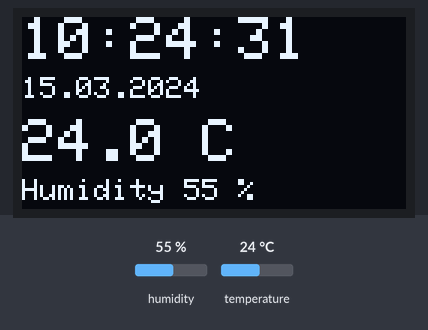
The program below on a simulated ESP32-C3. On the bench: 128×64 one-colour display. The test bench sets the inputs (shaded band); at power-on: humidity 55 %, temperature 24 °C. WiFi joins after 1.5 s; servers stay silent unless stated; the local clock reads 2024-03-15 10:24:30 at power-on unless the program sets it.

Above: at 2.7 s.
2.8 s: humidity set to 22 %
At 4.7 s:
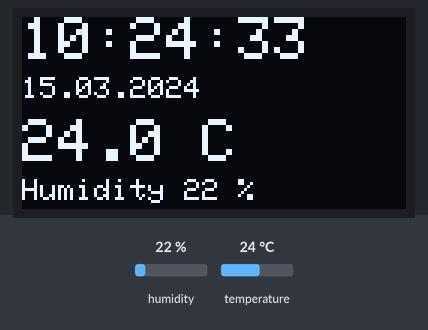
6.4 s: temperature set to 12 °C
At 8.0 s:
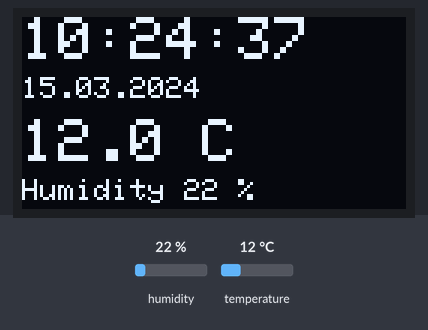
9.7 s: humidity set to 40 %
At 11.2 s:
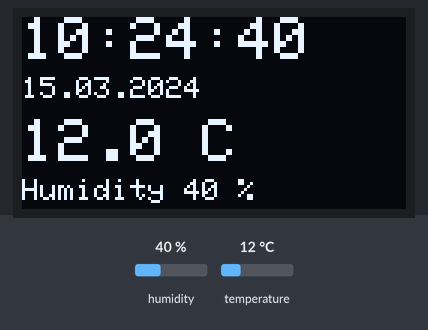
13.1 s: temperature set to 19 °C
At 14.4 s:
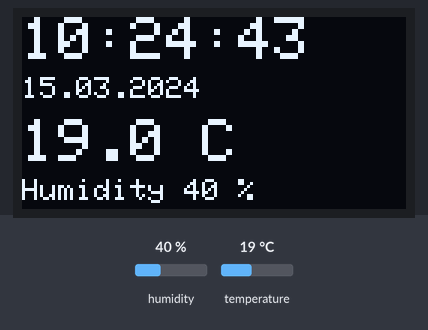
Timing chart, 0 to 16.1 s (numbered marks = the images above; inputs shaded):
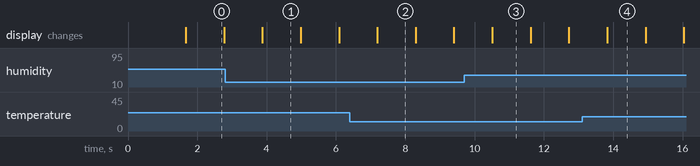

Measured:
- what the display in image 0 shows lasts 1.1 s, from 1.7 s to 2.8 s

The program:

main.cpp
```cpp
#include <Arduino.h>
#include <WiFi.h>
#include <time.h>
#include <Wire.h>
#include <Adafruit_SSD1306.h>
#include <Adafruit_SHT4x.h>

const char* WIFI_SSID = "wifi-name";
const char* WIFI_PASS = "password";

// Europe/Prague, automatic summer/winter time
const char* TZ_INFO = "CET-1CEST,M3.5.0,M10.5.0/3";

Adafruit_SSD1306 display(128, 64, &Wire, -1, 100000, 100000);
Adafruit_SHT4x sht4;
bool sensorOk = false;

void setup() {
  Wire.begin(3, 2);  // SDA, SCL
  display.begin(SSD1306_SWITCHCAPVCC, 0x3C);
  sensorOk = sht4.begin();

  display.clearDisplay();
  display.setTextColor(SSD1306_WHITE);
  display.setTextSize(1);
  display.setCursor(0, 0);
  display.println("Connecting WiFi...");
  display.display();

  WiFi.begin(WIFI_SSID, WIFI_PASS);
  uint32_t start = millis();
  while (WiFi.status() != WL_CONNECTED && millis() - start < 15000) delay(250);

  configTzTime(TZ_INFO, "pool.ntp.org", "time.google.com");
}

void loop() {
  sensors_event_t hum, temp;
  if (sensorOk) sht4.getEvent(&hum, &temp);

  struct tm t;
  char timeStr[9] = "--:--:--";
  char dateStr[11] = "no time";
  if (getLocalTime(&t, 100)) {
    strftime(timeStr, sizeof(timeStr), "%H:%M:%S", &t);
    strftime(dateStr, sizeof(dateStr), "%d.%m.%Y", &t);
  }

  display.clearDisplay();
  display.setTextSize(2);
  display.setCursor(0, 0);
  display.print(timeStr);
  display.setTextSize(1);
  display.setCursor(0, 20);
  display.print(dateStr);
  if (sensorOk) {
    display.setTextSize(2);
    display.setCursor(0, 34);
    display.printf("%.1f C", temp.temperature);
    display.setTextSize(1);
    display.setCursor(0, 54);
    display.printf("Humidity %.0f %%", hum.relative_humidity);
  } else {
    display.setTextSize(2);
    display.setCursor(0, 34);
    display.print("No sensor");
  }
  display.display();

  delay(1000);
}
```
